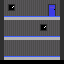

The image is a tile-based game level rendered from a .tmx file. Its description and complete source (layers, tilesets, objects, tile grids) follow:
An orthogonal 16x16 tile map with 4x4 px tiles, 2 tile layers (background, foreground).

<map version="1.0" orientation="orthogonal" renderorder="left-down" width="16" height="16" tilewidth="4" tileheight="4" nextobjectid="7">
 <tileset firstgid="1" name="experiment-tiles" tilewidth="4" tileheight="4" tilecount="16" columns="4">
  <image source="indoor-tiles.png" width="16" height="16" />
  <tile id="0">
   <properties>
    <property name="solid" type="bool" value="true" />
   </properties>
  </tile>
  <tile id="14">
   <properties>
    <property name="solid" type="bool" value="true" />
   </properties>
  </tile>
 </tileset>
 <layer name="background" width="16" height="16">
  <data encoding="csv">
0,4,4,4,4,4,4,4,4,4,4,4,4,4,4,0,
0,4,5,6,4,4,4,4,4,4,4,4,9,10,4,0,
0,4,7,8,4,4,4,4,4,4,4,4,11,12,4,4,
4,4,4,4,4,4,4,4,4,4,4,4,11,16,4,4,
0,4,4,4,4,4,4,4,4,4,4,4,4,4,4,4,
0,4,4,4,4,4,4,4,4,4,4,4,4,4,4,0,
0,4,4,4,4,4,4,4,4,4,5,6,4,4,4,4,
0,4,4,4,4,4,4,4,4,4,7,8,4,4,4,4,
0,4,4,4,4,4,4,4,4,4,4,4,4,4,4,0,
0,4,4,4,4,4,4,4,4,4,4,4,4,4,4,0,
0,4,4,4,4,4,4,4,4,4,4,4,4,4,4,0,
0,4,4,4,4,4,4,4,4,4,4,4,4,4,4,0,
0,4,4,4,4,4,4,4,4,4,4,4,4,4,4,0,
0,4,4,4,4,4,4,4,4,4,4,4,4,4,4,0,
15,15,15,15,15,15,15,15,15,15,15,3,3,3,0,0,
0,0,0,0,0,0,0,0,0,0,0,0,0,0,0,0
</data>
 </layer>
 <layer name="foreground" width="16" height="16">
  <properties>
   <property name="solid" type="bool" value="true" />
  </properties>
  <data encoding="csv">
15,0,0,0,0,0,0,0,0,0,0,0,0,0,0,15,
15,0,0,0,0,0,0,0,0,0,0,0,0,0,0,15,
15,0,0,0,0,0,0,0,0,0,0,0,0,0,0,15,
15,0,0,0,0,0,0,0,0,0,0,0,0,0,0,15,
15,1,1,1,1,1,1,1,1,1,1,1,1,1,1,15,
15,0,0,0,0,0,0,0,0,0,0,0,0,0,0,15,
15,0,0,0,0,0,0,0,0,0,0,0,0,0,0,15,
15,0,0,0,0,0,0,0,0,0,0,0,0,0,0,15,
15,0,0,0,0,0,0,0,0,0,0,0,0,0,0,15,
15,1,1,1,1,1,1,1,1,1,1,1,1,1,1,15,
15,0,0,0,0,0,0,0,0,0,0,0,0,0,0,15,
15,0,0,0,0,0,0,0,0,0,0,0,0,0,0,15,
15,0,0,0,0,0,0,0,0,0,0,0,0,0,0,15,
15,0,0,0,0,0,0,0,0,0,0,0,0,0,0,15,
15,1,1,1,1,1,1,1,1,1,1,1,1,1,1,15,
0,0,0,0,0,0,0,0,0,0,0,0,0,0,0,0
</data>
 </layer>
</map>